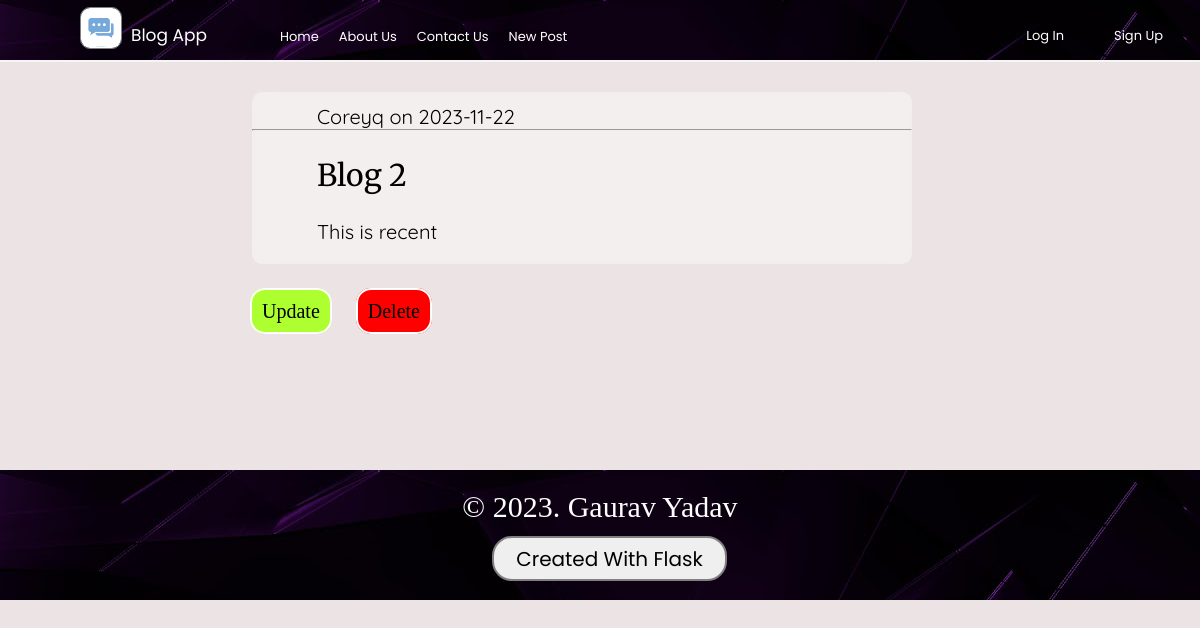
Screenshot of /post/2 with the database file from the repository.
### flaskblog/models.py (models this page shows, shortened)
class User(db.Model, UserMixin):
    id = db.Column(db.Integer, primary_key=True)
    username = db.Column(db.String(20), nullable=False, unique=True)
    email = db.Column(db.String(120), nullable=False, unique=True)
    password = db.Column(db.String(60), nullable=False)
    image_url = db.Column(db.String(20), nullable=False, default='default.jpg')
    posts = db.relationship('Post', backref='author', lazy=True)

class Post(db.Model):
    id = db.Column(db.Integer, primary_key=True)
    title = db.Column(db.String(120), nullable=False)
    content = db.Column(db.Text, nullable=False)
    date_posted = db.Column(db.DateTime, nullable=False, default=datetime.utcnow)
    user_id = db.Column(db.Integer, db.ForeignKey('user.id'), nullable = False)

### flaskblog/routes.py (the view)
@app.route('/post/<int:post_id>')
def posts(post_id):
    posts = Post.query.get_or_404(post_id)
    return render_template('post.html', posts = posts)

### flaskblog/templates/post.html
{% extends "layout.html" %}
{% block content %}
    <div class="Postbox">
        <div class='authinfo'>
            <div class='Postauthor'>
                <a href="#">{{posts.author.username}}</a> on
                {{posts.date_posted.strftime('%Y-%m-%d')}}
            </div>
        </div>
        <hr>
        <div class="Posttitle">
            <a href="#">{{posts.title}}</a>
        </div>
        <div class='Content'>
            {{posts.content}}
        </div>
    </div>
    <div class='button'>
        <a href="{{url_for('update_post', post_id = posts.id)}}" class='btns green'>Update</a>
        <a href="{{url_for('delete_post', post_id = posts.id)}}" class='btns'>Delete</a>
    </div>
    {% endblock %}

### flaskblog/static/css/layout.css (style rules this page uses)
* { padding: 0; margin: 0; }
body { background-color: whitesmoke; width: 100%; }
a { text-decoration: none; color: black; }

### flaskblog/static/css/register.css (style rules this page uses)
* { margin: 0; padding: 0; }

### flaskblog/static/css/new_post.css (style rules this page uses)
* { margin: 0; padding: 0; }

### flaskblog/static/css/account.css (style rules this page uses)
* { margin: 0; padding: 0; }

### flaskblog/static/css/home.css (style rules this page uses)
* { margin: 0; padding: 0; }
body { background-color: rgb(236, 228, 228); }
.Postbox { background: rgba(255, 255, 255, .4); backdrop-filter: blur(10px); height: auto; width: 55%; margin-left: 21%; margin-top: 30px; border-radius: 10px; border: white; }
.Postbox .Posttitle { font-size: 30px; padding: 25px 65px 0; font-family: 'Merriweather', serif; }
.Postbox .authinfo .Postauthor { font-family: 'Quicksand', sans-serif; font-size: 20px; padding: 12px 65px 0; }
.Postbox .Content { font-size: 20px; padding: 25px 0 20px 65px; font-family: 'Quicksand', sans-serif; }

### flaskblog/static/css/login.css (style rules this page uses)
* { margin: 0; padding: 0; }

### flaskblog/static/css/post.css (style rules this page uses)
* { margin: 0; padding: 0; }
.button { height: 50px; width: 220px; margin-left: 20%; margin-top: 3%; }
.btns { font-size: 20px; height: 20px; width: 100px; padding: 10px; margin: 10px; background-color: red; border-radius: 15px; border: 2px solid white; }
.green { background-color: greenyellow; }

### rows the page displays
User: author.username "Coreyq"
Post: date_posted "2023-11-22", title "Blog 2", content "This is recent"
